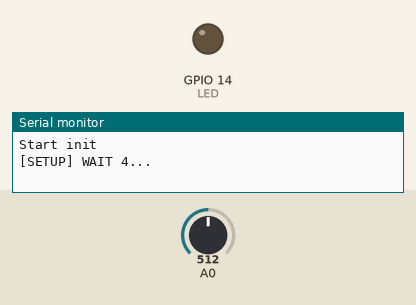
Simulated run of this sketch. Board: ESP8266 (NodeMCU). Parts: output pins drawn as LEDs (lit = HIGH), the last lines printed to the serial monitor. The test bench sets the inputs (shaded band); at power-on: A0 = 512. WiFi joins after 1.5 s; servers stay silent unless stated.

Above: at 0.1 s.
At 5.4 s:
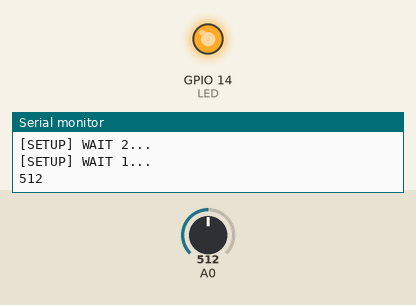
5.5 s: A0 set to 315
7.2 s: A0 set to 287
Timing chart, 0 to 10.2 s (numbered marks = the images above; inputs shaded):
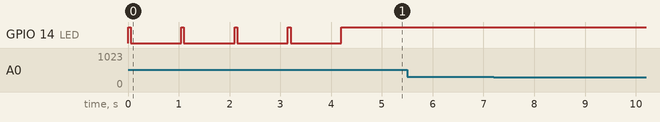

The sketch:

funch.ino
```cpp
#include <Arduino.h>
#include <ESP8266WiFi.h>
#include <ESP8266WiFiMulti.h>
#include <ESP8266HTTPClient.h>

ESP8266WiFiMulti WiFiMulti;

//변수선언, FSR:압력센서, LED
int FSR = 0;
int LED = 14;
int val = 0;

// WiFi 설정
#define WIFI_SSID "device lab conference"
#define WIFI_PASSWORD "devicelab"
// left 기준. right일때는 http://us-central1-touch-signage.cloudfunctions.net/widgets/funch/sy/right/
#define URL "http://us-central1-touch-signage.cloudfunctions.net/widgets/funch/sy/left/"

void setup() {
  Serial.begin(9600);
  pinMode(LED, OUTPUT);
  //초기화 시작
  Serial.println("Start init");

  // 와이파이 연결시도
  for (uint8_t t = 4; t > 0; t--) {
    Serial.printf("[SETUP] WAIT %d...\n", t);
    Serial.flush();
    digitalWrite(LED, HIGH);
    delay(50);
    digitalWrite(LED, LOW);
    delay(1000);
  }
  WiFiMulti.addAP(WIFI_SSID, WIFI_PASSWORD);
  digitalWrite(LED, HIGH);
}

void loop() {
  // wait for WiFi connection
  Serial.println(analogRead(FSR));
  val = analogRead(FSR);

  if ((WiFiMulti.run() == WL_CONNECTED)) {
    HTTPClient http;
    Serial.print("[HTTP] begin...\n");

    //압력센서 강도가 100이상 일때 Left side api 콜
    if (val > 300) {
      String strong = String(val);
      String resUrl = String(URL + strong);

      http.begin(resUrl);
      Serial.print("[HTTP] GET...\n");
      // start connection and send HTTP header
      int httpCode = http.GET();

      // httpCode will be negative on error
      if (httpCode > 0) {
        // HTTP header has been send and Server response header has been handled
        Serial.printf("[HTTP] GET... code: %d\n", httpCode);

        // file found at server
        if (httpCode == HTTP_CODE_OK) {
          String payload = http.getString();
          Serial.println(payload);

          //LED 깜박이기
          digitalWrite(LED, LOW);
          delay(100);
          digitalWrite(LED, HIGH);
        }
      } else {
        Serial.printf("[HTTP] GET... failed, error: %s\n", http.errorToString(httpCode).c_str());
      }
      http.end();
      delay(200);
    }
  }
}
```
